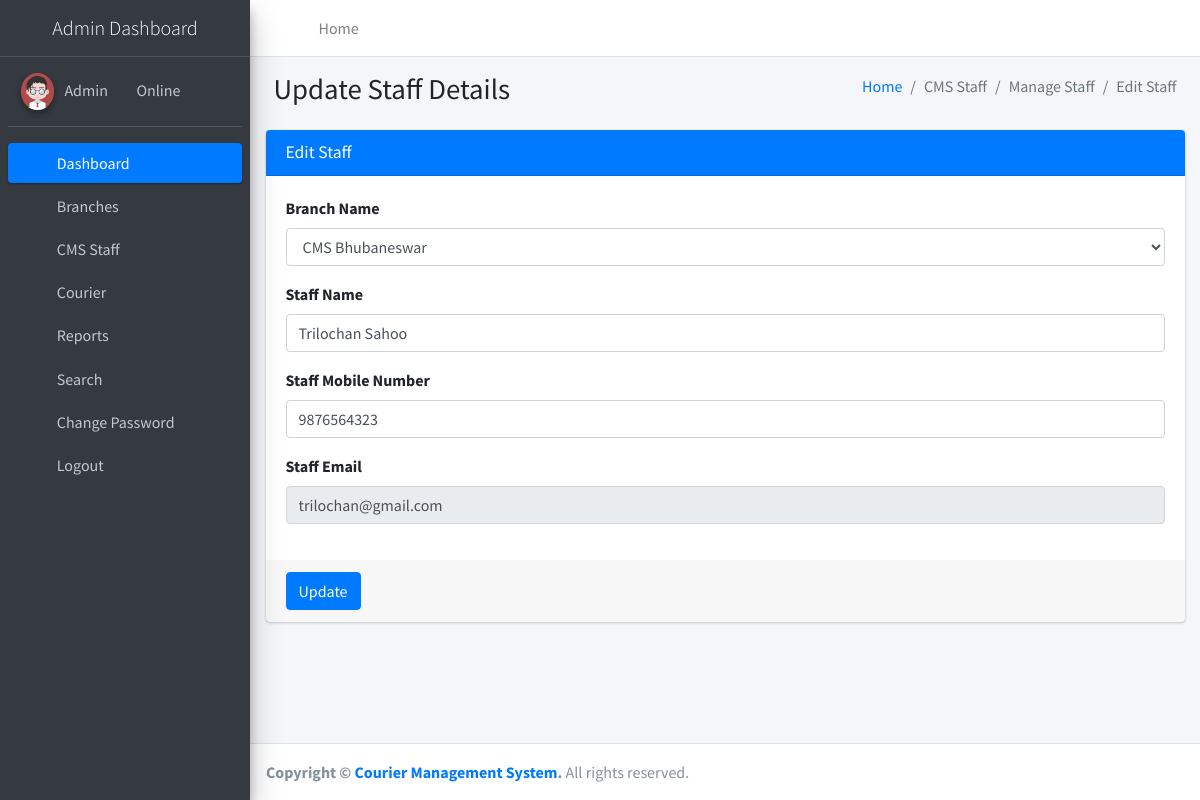
The app's page /editStaff/6 (signed in) with its own data.
### courier/models.py (models this page shows, shortened)
class Staff(models.Model):
    user = models.ForeignKey(User, on_delete=models.CASCADE, null=True)
    branch = models.ForeignKey(Branch, on_delete=models.CASCADE, null=True)
    StaffMobilenumber = models.CharField(max_length=12, null=True)
    status = models.CharField(max_length=150, null=True)
    StaffRegdate = models.DateTimeField(auto_now_add=True)

class Branch(models.Model):
    BranchName = models.CharField(max_length=250, null=True)
    BranchContactnumber = models.CharField(max_length=12, null=True)
    BranchEmail = models.CharField(max_length=50, null=True)
    BranchAddress = models.CharField(max_length=200, null=True)
    BranchCity = models.CharField(max_length=150, null=True)
    BranchState = models.CharField(max_length=150, null=True)
    BranchPincode = models.CharField(max_length=6, null=True)
    BranchCountry = models.CharField(max_length=200, null=True)

### courier/views.py (the view, shortened to what this page needs)
# urls.py: path('editStaff/<int:pid>', editStaff, name='editStaff'),
def editStaff(request,pid):
    if not request.user.is_authenticated:
        return redirect('admin_login')
    branch = Branch.objects.all()
    staff = Staff.objects.get(id=pid)
    error = ""
    return render(request, 'admin/editStaff.html', locals())

### courier/templates/admin/editStaff.html (shortened to what this page needs)
{% extends 'adminNavbar.html' %}
{% block main %}
{% load static %}
<section class="content">
    <div class="content-header">
        <div class="container-fluid">
            <div class="row mb-2">
                <div class="col-sm-6">
                    <h1 class="m-0">Update Staff Details</h1>
                </div>
                <div class="col-sm-6">
                    <ol class="breadcrumb float-sm-right">
                        <li class="breadcrumb-item"><a href="{% url 'dashboard' %}">Home</a></li>
                        <li class="breadcrumb-item active">CMS Staff</li>
                        <li class="breadcrumb-item active">Manage Staff</li>
                        <li class="breadcrumb-item active">Edit Staff</li>
                    </ol>
                </div>
            </div>
        </div>
    </div>
    <div class="container-fluid">
        <div class="row">
            <div class="col-md-12">
                <div class="card card-primary">
                    <div class="card-header">
                        <h3 class="card-title">Edit Staff</h3>
                    </div>
                    <form method="post">
                        <div class="card-body">
                            <div class="form-group">
                                <label>Branch Name</label>
                                <select name="branch" class="form-control" required>
                                  <option value="{{staff.branch.id}}">{{staff.branch.BranchName}}</option>
                                </select>
                            </div>
                            <div class="form-group">
                                <label>Staff Name</label>
                                <input type="text" name="firstName" class="form-control" value="{{staff.user.first_name}}">
                            </div>
                            <div class="form-group">
                                <label>Staff Mobile Number</label>
                                <input type="text" name="StaffMobilenumber" class="form-control" value="{{staff.StaffMobilenumber}}">
                            </div>
                            <div class="form-group">
                                <label>Staff Email</label>
                                <input type="email" name="emailid" class="form-control" value="{{staff.user.username}}" readonly>
                            </div>
                        </div>
                        <div class="card-footer">
                            <button type="submit" class="btn btn-primary">Update</button>
                        </div>
                    </form>
                </div>
            </div>
        </div>
    </div>
    </div>
{% endblock %}

### records on screen
Staff: branch "CMS Bhubaneswar", firstName "Trilochan Sahoo", StaffMobilenumber "9876564323", emailid "trilochan@gmail.com"
